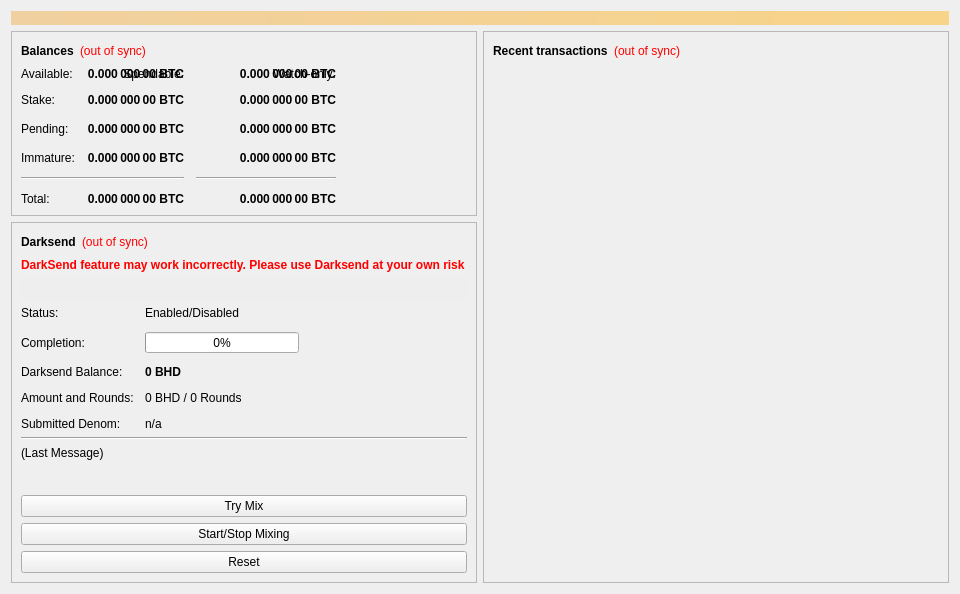
<?xml version="1.0" encoding="UTF-8"?>
<ui version="4.0">
	<class>OverviewPage</class>
	<widget class="QWidget" name="OverviewPage">
		<property name="geometry">
			<rect>
				<x>0</x>
				<y>0</y>
				<width>960</width>
				<height>594</height>
			</rect>
		</property>
		<property name="minimumSize">
			<size>
				<width>960</width>
				<height>0</height>
			</size>
		</property>
		<property name="windowTitle">
			<string>Form</string>
		</property>
		<layout class="QVBoxLayout" name="topLayout">
			<item>
				<widget class="QLabel" name="labelAlerts">
					<property name="visible">
						<bool>false</bool>
					</property>
					<property name="styleSheet">
						<string notr="true">background-color: qlineargradient(x1: 0, y1: 0, x2: 1, y2: 0, stop:0 #F0D0A0, stop:1 #F8D488); color:#000000;</string>
					</property>
					<property name="wordWrap">
						<bool>true</bool>
					</property>
					<property name="margin">
						<number>3</number>
					</property>
				</widget>
			</item>
			<item>
				<layout class="QHBoxLayout" name="horizontalLayout" stretch="1,1">
					<item>
						<layout class="QVBoxLayout" name="verticalLayout_2">
							<item>
								<widget class="QFrame" name="frame">
									<property name="frameShape">
										<enum>QFrame::StyledPanel</enum>
									</property>
									<property name="frameShadow">
										<enum>QFrame::Raised</enum>
									</property>
									<layout class="QVBoxLayout" name="verticalLayout_4">
										<item>
											<layout class="QHBoxLayout" name="horizontalLayout_4">
												<item>
													<widget class="QLabel" name="label_5">
														<property name="font">
															<font>
																<weight>75</weight>
																<bold>true</bold>
															</font>
														</property>
														<property name="text">
															<string>Balances</string>
														</property>
													</widget>
												</item>
												<item>
													<widget class="QLabel" name="labelWalletStatus">
														<property name="cursor">
															<cursorShape>WhatsThisCursor</cursorShape>
														</property>
														<property name="toolTip">
															<string>The displayed information may be out of date. Your wallet automatically synchronizes with the Bithold network after a connection is established, but this process has not completed yet.</string>
														</property>
														<property name="styleSheet">
															<string notr="true">QLabel { color: red; }</string>
														</property>
														<property name="text">
															<string notr="true">(out of sync)</string>
														</property>
														<property name="alignment">
															<set>Qt::AlignLeading|Qt::AlignLeft|Qt::AlignVCenter</set>
														</property>
													</widget>
												</item>
												<item>
													<spacer name="horizontalSpacer_3">
														<property name="orientation">
															<enum>Qt::Horizontal</enum>
														</property>
														<property name="sizeHint" stdset="0">
															<size>
																<width>40</width>
																<height>20</height>
															</size>
														</property>
													</spacer>
												</item>
											</layout>
										</item>
										<item>
											<layout class="QGridLayout" name="gridLayout">
												<property name="spacing">
													<number>12</number>
												</property>
												<item row="3" column="2">
													<widget class="QLabel" name="labelWatchPending">
														<property name="font">
															<font>
																<weight>75</weight>
																<bold>true</bold>
															</font>
														</property>
														<property name="cursor">
															<cursorShape>IBeamCursor</cursorShape>
														</property>
														<property name="toolTip">
															<string>Unconfirmed transactions to watch-only addresses</string>
														</property>
														<property name="text">
															<string notr="true">0.000 000 00 BTC</string>
														</property>
														<property name="alignment">
															<set>Qt::AlignRight|Qt::AlignTrailing|Qt::AlignVCenter</set>
														</property>
														<property name="textInteractionFlags">
															<set>Qt::LinksAccessibleByMouse|Qt::TextSelectableByKeyboard|Qt::TextSelectableByMouse</set>
														</property>
													</widget>
												</item>
												<item row="3" column="1">
													<widget class="QLabel" name="labelUnconfirmed">
														<property name="font">
															<font>
																<weight>75</weight>
																<bold>true</bold>
															</font>
														</property>
														<property name="cursor">
															<cursorShape>IBeamCursor</cursorShape>
														</property>
														<property name="toolTip">
															<string>Total of transactions that have yet to be confirmed, and do not yet count toward the spendable balance</string>
														</property>
														<property name="text">
															<string notr="true">0.000 000 00 BTC</string>
														</property>
														<property name="alignment">
															<set>Qt::AlignRight|Qt::AlignTrailing|Qt::AlignVCenter</set>
														</property>
														<property name="textInteractionFlags">
															<set>Qt::LinksAccessibleByMouse|Qt::TextSelectableByKeyboard|Qt::TextSelectableByMouse</set>
														</property>
													</widget>
												</item>
												<item row="4" column="2">
													<widget class="QLabel" name="labelWatchImmature">
														<property name="font">
															<font>
																<weight>75</weight>
																<bold>true</bold>
															</font>
														</property>
														<property name="cursor">
															<cursorShape>IBeamCursor</cursorShape>
														</property>
														<property name="toolTip">
															<string>Mined balance in watch-only addresses that has not yet matured</string>
														</property>
														<property name="text">
															<string notr="true">0.000 000 00 BTC</string>
														</property>
														<property name="alignment">
															<set>Qt::AlignRight|Qt::AlignTrailing|Qt::AlignVCenter</set>
														</property>
														<property name="textInteractionFlags">
															<set>Qt::LinksAccessibleByMouse|Qt::TextSelectableByKeyboard|Qt::TextSelectableByMouse</set>
														</property>
													</widget>
												</item>
												<item row="5" column="0" colspan="2">
													<widget class="Line" name="lineSpendableBalance">
														<property name="orientation">
															<enum>Qt::Horizontal</enum>
														</property>
													</widget>
												</item>
												<item row="5" column="2">
													<widget class="Line" name="lineWatchBalance">
														<property name="sizePolicy">
															<sizepolicy hsizetype="Preferred" vsizetype="Fixed">
																<horstretch>0</horstretch>
																<verstretch>0</verstretch>
															</sizepolicy>
														</property>
														<property name="minimumSize">
															<size>
																<width>140</width>
																<height>0</height>
															</size>
														</property>
														<property name="orientation">
															<enum>Qt::Horizontal</enum>
														</property>
													</widget>
												</item>
												<item row="6" column="0">
													<widget class="QLabel" name="labelTotalText">
														<property name="text">
															<string>Total:</string>
														</property>
													</widget>
												</item>
												<item row="4" column="1">
													<widget class="QLabel" name="labelImmature">
														<property name="font">
															<font>
																<weight>75</weight>
																<bold>true</bold>
															</font>
														</property>
														<property name="cursor">
															<cursorShape>IBeamCursor</cursorShape>
														</property>
														<property name="toolTip">
															<string>Mined balance that has not yet matured</string>
														</property>
														<property name="text">
															<string notr="true">0.000 000 00 BTC</string>
														</property>
														<property name="alignment">
															<set>Qt::AlignRight|Qt::AlignTrailing|Qt::AlignVCenter</set>
														</property>
														<property name="textInteractionFlags">
															<set>Qt::LinksAccessibleByMouse|Qt::TextSelectableByKeyboard|Qt::TextSelectableByMouse</set>
														</property>
													</widget>
												</item>
												<item row="3" column="3">
													<spacer name="horizontalSpacer_2">
														<property name="orientation">
															<enum>Qt::Horizontal</enum>
														</property>
														<property name="sizeHint" stdset="0">
															<size>
																<width>40</width>
																<height>20</height>
															</size>
														</property>
													</spacer>
												</item>
												<item row="4" column="0">
													<widget class="QLabel" name="labelImmatureText">
														<property name="text">
															<string>Immature:</string>
														</property>
													</widget>
												</item>
												<item row="6" column="1">
													<widget class="QLabel" name="labelTotal">
														<property name="font">
															<font>
																<weight>75</weight>
																<bold>true</bold>
															</font>
														</property>
														<property name="cursor">
															<cursorShape>IBeamCursor</cursorShape>
														</property>
														<property name="toolTip">
															<string>Your current total balance</string>
														</property>
														<property name="text">
															<string notr="true">0.000 000 00 BTC</string>
														</property>
														<property name="alignment">
															<set>Qt::AlignRight|Qt::AlignTrailing|Qt::AlignVCenter</set>
														</property>
														<property name="textInteractionFlags">
															<set>Qt::LinksAccessibleByMouse|Qt::TextSelectableByKeyboard|Qt::TextSelectableByMouse</set>
														</property>
													</widget>
												</item>
												<item row="6" column="2">
													<widget class="QLabel" name="labelWatchTotal">
														<property name="font">
															<font>
																<weight>75</weight>
																<bold>true</bold>
															</font>
														</property>
														<property name="cursor">
															<cursorShape>IBeamCursor</cursorShape>
														</property>
														<property name="toolTip">
															<string>Current total balance in watch-only addresses</string>
														</property>
														<property name="text">
															<string notr="true">0.000 000 00 BTC</string>
														</property>
														<property name="alignment">
															<set>Qt::AlignRight|Qt::AlignTrailing|Qt::AlignVCenter</set>
														</property>
														<property name="textInteractionFlags">
															<set>Qt::LinksAccessibleByMouse|Qt::TextSelectableByKeyboard|Qt::TextSelectableByMouse</set>
														</property>
													</widget>
												</item>
												<item row="1" column="2">
													<widget class="QLabel" name="labelWatchonly">
														<property name="text">
															<string>Watch-only:</string>
														</property>
														<property name="alignment">
															<set>Qt::AlignRight|Qt::AlignTrailing|Qt::AlignVCenter</set>
														</property>
													</widget>
												</item>
												<item row="1" column="0">
													<widget class="QLabel" name="labelBalanceText">
														<property name="text">
															<string>Available:</string>
														</property>
													</widget>
												</item>
												<item row="1" column="1">
													<widget class="QLabel" name="labelBalance">
														<property name="font">
															<font>
																<weight>75</weight>
																<bold>true</bold>
															</font>
														</property>
														<property name="cursor">
															<cursorShape>IBeamCursor</cursorShape>
														</property>
														<property name="toolTip">
															<string>Your current spendable balance</string>
														</property>
														<property name="text">
															<string notr="true">0.000 000 00 BTC</string>
														</property>
														<property name="alignment">
															<set>Qt::AlignRight|Qt::AlignTrailing|Qt::AlignVCenter</set>
														</property>
														<property name="textInteractionFlags">
															<set>Qt::LinksAccessibleByMouse|Qt::TextSelectableByKeyboard|Qt::TextSelectableByMouse</set>
														</property>
													</widget>
												</item>
												<item row="2" column="0">
													<widget class="QLabel" name="label_10">
														<property name="text">
															<string>Stake:</string>
														</property>
													</widget>
												</item>
												<item row="2" column="1">
													<widget class="QLabel" name="labelStake">
														<property name="font">
															<font>
																<weight>75</weight>
																<bold>true</bold>
															</font>
														</property>
														<property name="cursor">
															<cursorShape>IBeamCursor</cursorShape>
														</property>
														<property name="toolTip">
															<string>Total of coins that was staked, and do not yet count toward the current balance</string>
														</property>
														<property name="text">
															<string notr="true">0.000 000 00 BTC</string>
														</property>
														<property name="alignment">
															<set>Qt::AlignRight|Qt::AlignTrailing|Qt::AlignVCenter</set>
														</property>
														<property name="textInteractionFlags">
															<set>Qt::LinksAccessibleByMouse|Qt::TextSelectableByKeyboard|Qt::TextSelectableByMouse</set>
														</property>
													</widget>
												</item>
												<item row="2" column="2">
													<widget class="QLabel" name="labelWatchStake">
														<property name="font">
															<font>
																<weight>75</weight>
																<bold>true</bold>
															</font>
														</property>
														<property name="cursor">
															<cursorShape>IBeamCursor</cursorShape>
														</property>
														<property name="toolTip">
															<string>Total of coins that was staked in watch-only addresses, and do not yet count toward the current watch-only balance</string>
														</property>
														<property name="text">
															<string notr="true">0.000 000 00 BTC</string>
														</property>
														<property name="alignment">
															<set>Qt::AlignRight|Qt::AlignTrailing|Qt::AlignVCenter</set>
														</property>
														<property name="textInteractionFlags">
															<set>Qt::LinksAccessibleByMouse|Qt::TextSelectableByKeyboard|Qt::TextSelectableByMouse</set>
														</property>
													</widget>
												</item>
												<item row="1" column="2">
													<widget class="QLabel" name="labelWatchAvailable">
														<property name="font">
															<font>
																<weight>75</weight>
																<bold>true</bold>
															</font>
														</property>
														<property name="cursor">
															<cursorShape>IBeamCursor</cursorShape>
														</property>
														<property name="toolTip">
															<string>Your current balance in watch-only addresses</string>
														</property>
														<property name="text">
															<string notr="true">0.000 000 00 BTC</string>
														</property>
														<property name="alignment">
															<set>Qt::AlignRight|Qt::AlignTrailing|Qt::AlignVCenter</set>
														</property>
														<property name="textInteractionFlags">
															<set>Qt::LinksAccessibleByMouse|Qt::TextSelectableByKeyboard|Qt::TextSelectableByMouse</set>
														</property>
													</widget>
												</item>
												<item row="3" column="0">
													<widget class="QLabel" name="labelPendingText">
														<property name="text">
															<string>Pending:</string>
														</property>
													</widget>
												</item>
												<item row="1" column="1">
													<widget class="QLabel" name="labelSpendable">
														<property name="text">
															<string>Spendable:</string>
														</property>
														<property name="alignment">
															<set>Qt::AlignRight|Qt::AlignTrailing|Qt::AlignVCenter</set>
														</property>
													</widget>
												</item>
											</layout>
										</item>
									</layout>
								</widget>
							</item>
							<item>
								<widget class="QFrame" name="frameDarksend">
									<property name="sizePolicy">
										<sizepolicy hsizetype="Expanding" vsizetype="Expanding">
											<horstretch>0</horstretch>
											<verstretch>0</verstretch>
										</sizepolicy>
									</property>
									<property name="minimumSize">
										<size>
											<width>0</width>
											<height>350</height>
										</size>
									</property>
									<property name="layoutDirection">
										<enum>Qt::LeftToRight</enum>
									</property>
									<property name="frameShape">
										<enum>QFrame::StyledPanel</enum>
									</property>
									<property name="frameShadow">
										<enum>QFrame::Raised</enum>
									</property>
									<layout class="QVBoxLayout" name="verticalLayout_5">
										<item>
											<layout class="QHBoxLayout" name="horizontalLayout_5">
												<item>
													<widget class="QLabel" name="label_2">
														<property name="font">
															<font>
																<weight>75</weight>
																<bold>true</bold>
															</font>
														</property>
														<property name="text">
															<string>Darksend</string>
														</property>
													</widget>
												</item>
												<item>
													<widget class="QLabel" name="labelDarksendSyncStatus">
														<property name="toolTip">
															<string>The displayed information may be out of date. Your wallet automatically synchronizes with the Bithold network after a connection is established, but this process has not completed yet.</string>
														</property>
														<property name="styleSheet">
															<string notr="true">QLabel { color: red; }</string>
														</property>
														<property name="text">
															<string notr="true">(out of sync)</string>
														</property>
														<property name="alignment">
															<set>Qt::AlignLeading|Qt::AlignLeft|Qt::AlignVCenter</set>
														</property>
													</widget>
												</item>
												<item>
													<spacer name="horizontalSpacer_4">
														<property name="orientation">
															<enum>Qt::Horizontal</enum>
														</property>
														<property name="sizeHint" stdset="0">
															<size>
																<width>40</width>
																<height>20</height>
															</size>
														</property>
													</spacer>
												</item>
											</layout>
										</item>
										<item>
											<widget class="QLabel" name="label_3">
												<property name="styleSheet">
													<string notr="true">QLabel { color: red; }</string>
												</property>
												          <property name="wordWrap">
           										<bool>true</bool>
          										</property>
												<property name="font">
													<font>
														<weight>75</weight>
														<bold>false</bold>
													</font>
												</property>
												<property name="text">
													<string>DarkSend feature may work incorrectly. Please use Darksend at your own risk </string>
												</property>
											</widget>
										</item>
										<item>
											<widget class="QPushButton" name="runAutoDenom">
												<property name="palette">
													<palette>
														<active>
															<colorrole role="WindowText">
																<brush brushstyle="SolidPattern">
																	<color alpha="255">
																		<red>0</red>
																		<green>0</green>
																		<blue>0</blue>
																	</color>
																</brush>
															</colorrole>
															<colorrole role="Button">
																<brush brushstyle="SolidPattern">
																	<color alpha="255">
																		<red>239</red>
																		<green>238</green>
																		<blue>238</blue>
																	</color>
																</brush>
															</colorrole>
															<colorrole role="Light">
																<brush brushstyle="SolidPattern">
																	<color alpha="255">
																		<red>255</red>
																		<green>255</green>
																		<blue>255</blue>
																	</color>
																</brush>
															</colorrole>
															<colorrole role="Midlight">
																<brush brushstyle="SolidPattern">
																	<color alpha="255">
																		<red>247</red>
																		<green>246</green>
																		<blue>246</blue>
																	</color>
																</brush>
															</colorrole>
															<colorrole role="Dark">
																<brush brushstyle="SolidPattern">
																	<color alpha="255">
																		<red>119</red>
																		<green>119</green>
																		<blue>119</blue>
																	</color>
																</brush>
															</colorrole>
															<colorrole role="Mid">
																<brush brushstyle="SolidPattern">
																	<color alpha="255">
																		<red>159</red>
																		<green>159</green>
																		<blue>159</blue>
																	</color>
																</brush>
															</colorrole>
															<colorrole role="Text">
																<brush brushstyle="SolidPattern">
																	<color alpha="255">
																		<red>0</red>
																		<green>0</green>
																		<blue>0</blue>
																	</color>
																</brush>
															</colorrole>
															<colorrole role="BrightText">
																<brush brushstyle="SolidPattern">
																	<color alpha="255">
																		<red>255</red>
																		<green>255</green>
																		<blue>255</blue>
																	</color>
																</brush>
															</colorrole>
															<colorrole role="ButtonText">
																<brush brushstyle="SolidPattern">
																	<color alpha="255">
																		<red>0</red>
																		<green>0</green>
																		<blue>0</blue>
																	</color>
																</brush>
															</colorrole>
															<colorrole role="Base">
																<brush brushstyle="SolidPattern">
																	<color alpha="255">
																		<red>255</red>
																		<green>255</green>
																		<blue>255</blue>
																	</color>
																</brush>
															</colorrole>
															<colorrole role="Window">
																<brush brushstyle="SolidPattern">
																	<color alpha="255">
																		<red>239</red>
																		<green>238</green>
																		<blue>238</blue>
																	</color>
																</brush>
															</colorrole>
															<colorrole role="Shadow">
																<brush brushstyle="SolidPattern">
																	<color alpha="255">
																		<red>0</red>
																		<green>0</green>
																		<blue>0</blue>
																	</color>
																</brush>
															</colorrole>
															<colorrole role="AlternateBase">
																<brush brushstyle="SolidPattern">
																	<color alpha="255">
																		<red>247</red>
																		<green>246</green>
																		<blue>246</blue>
																	</color>
																</brush>
															</colorrole>
															<colorrole role="ToolTipBase">
																<brush brushstyle="SolidPattern">
																	<color alpha="255">
																		<red>255</red>
																		<green>255</green>
																		<blue>220</blue>
																	</color>
																</brush>
															</colorrole>
															<colorrole role="ToolTipText">
																<brush brushstyle="SolidPattern">
																	<color alpha="255">
																		<red>0</red>
																		<green>0</green>
																		<blue>0</blue>
																	</color>
																</brush>
															</colorrole>
														</active>
														<inactive>
															<colorrole role="WindowText">
																<brush brushstyle="SolidPattern">
																	<color alpha="255">
																		<red>0</red>
																		<green>0</green>
																		<blue>0</blue>
																	</color>
																</brush>
															</colorrole>
															<colorrole role="Button">
																<brush brushstyle="SolidPattern">
																	<color alpha="255">
																		<red>239</red>
																		<green>238</green>
																		<blue>238</blue>
																	</color>
																</brush>
															</colorrole>
															<colorrole role="Light">
																<brush brushstyle="SolidPattern">
																	<color alpha="255">
																		<red>255</red>
																		<green>255</green>
																		<blue>255</blue>
																	</color>
																</brush>
															</colorrole>
															<colorrole role="Midlight">
																<brush brushstyle="SolidPattern">
																	<color alpha="255">
																		<red>247</red>
																		<green>246</green>
																		<blue>246</blue>
																	</color>
																</brush>
															</colorrole>
															<colorrole role="Dark">
																<brush brushstyle="SolidPattern">
																	<color alpha="255">
																		<red>119</red>
																		<green>119</green>
																		<blue>119</blue>
																	</color>
																</brush>
															</colorrole>
															<colorrole role="Mid">
																<brush brushstyle="SolidPattern">
																	<color alpha="255">
																		<red>159</red>
																		<green>159</green>
																		<blue>159</blue>
																	</color>
																</brush>
															</colorrole>
															<colorrole role="Text">
																<brush brushstyle="SolidPattern">
																	<color alpha="255">
																		<red>0</red>
																		<green>0</green>
																		<blue>0</blue>
																	</color>
																</brush>
															</colorrole>
															<colorrole role="BrightText">
																<brush brushstyle="SolidPattern">
																	<color alpha="255">
																		<red>255</red>
																		<green>255</green>
																		<blue>255</blue>
																	</color>
																</brush>
															</colorrole>
															<colorrole role="ButtonText">
																<brush brushstyle="SolidPattern">
																	<color alpha="255">
																		<red>0</red>
																		<green>0</green>
																		<blue>0</blue>
																	</color>
																</brush>
															</colorrole>
															<colorrole role="Base">
																<brush brushstyle="SolidPattern">
																	<color alpha="255">
																		<red>255</red>
																		<green>255</green>
																		<blue>255</blue>
																	</color>
																</brush>
															</colorrole>
															<colorrole role="Window">
																<brush brushstyle="SolidPattern">
																	<color alpha="255">
																		<red>239</red>
																		<green>238</green>
																		<blue>238</blue>
																	</color>
																</brush>
															</colorrole>
															<colorrole role="Shadow">
																<brush brushstyle="SolidPattern">
																	<color alpha="255">
																		<red>0</red>
																		<green>0</green>
																		<blue>0</blue>
																	</color>
																</brush>
															</colorrole>
															<colorrole role="AlternateBase">
																<brush brushstyle="SolidPattern">
																	<color alpha="255">
																		<red>247</red>
																		<green>246</green>
																		<blue>246</blue>
																	</color>
																</brush>
															</colorrole>
															<colorrole role="ToolTipBase">
																<brush brushstyle="SolidPattern">
																	<color alpha="255">
																		<red>255</red>
																		<green>255</green>
																		<blue>220</blue>
																	</color>
																</brush>
															</colorrole>
															<colorrole role="ToolTipText">
																<brush brushstyle="SolidPattern">
																	<color alpha="255">
																		<red>0</red>
																		<green>0</green>
																		<blue>0</blue>
																	</color>
																</brush>
															</colorrole>
														</inactive>
														<disabled>
															<colorrole role="WindowText">
																<brush brushstyle="SolidPattern">
																	<color alpha="255">
																		<red>119</red>
																		<green>119</green>
																		<blue>119</blue>
																	</color>
																</brush>
															</colorrole>
															<colorrole role="Button">
																<brush brushstyle="SolidPattern">
																	<color alpha="255">
																		<red>239</red>
																		<green>238</green>
																		<blue>238</blue>
																	</color>
																</brush>
															</colorrole>
															<colorrole role="Light">
																<brush brushstyle="SolidPattern">
																	<color alpha="255">
																		<red>255</red>
																		<green>255</green>
																		<blue>255</blue>
																	</color>
																</brush>
															</colorrole>
															<colorrole role="Midlight">
																<brush brushstyle="SolidPattern">
																	<color alpha="255">
																		<red>247</red>
																		<green>246</green>
																		<blue>246</blue>
																	</color>
																</brush>
															</colorrole>
															<colorrole role="Dark">
																<brush brushstyle="SolidPattern">
																	<color alpha="255">
																		<red>119</red>
																		<green>119</green>
																		<blue>119</blue>
																	</color>
																</brush>
															</colorrole>
															<colorrole role="Mid">
																<brush brushstyle="SolidPattern">
																	<color alpha="255">
																		<red>159</red>
																		<green>159</green>
																		<blue>159</blue>
																	</color>
																</brush>
															</colorrole>
															<colorrole role="Text">
																<brush brushstyle="SolidPattern">
																	<color alpha="255">
																		<red>119</red>
																		<green>119</green>
																		<blue>119</blue>
																	</color>
																</brush>
															</colorrole>
															<colorrole role="BrightText">
																<brush brushstyle="SolidPattern">
																	<color alpha="255">
																		<red>255</red>
																		<green>255</green>
																		<blue>255</blue>
																	</color>
																</brush>
															</colorrole>
															<colorrole role="ButtonText">
																<brush brushstyle="SolidPattern">
																	<color alpha="255">
																		<red>119</red>
																		<green>119</green>
																		<blue>119</blue>
																	</color>
																</brush>
															</colorrole>
															<colorrole role="Base">
																<brush brushstyle="SolidPattern">
																	<color alpha="255">
																		<red>239</red>
																		<green>238</green>
																		<blue>238</blue>
																	</color>
																</brush>
															</colorrole>
															<colorrole role="Window">
																<brush brushstyle="SolidPattern">
																	<color alpha="255">
																		<red>239</red>
																		<green>238</green>
																		<blue>238</blue>
																	</color>
																</brush>
															</colorrole>
															<colorrole role="Shadow">
																<brush brushstyle="SolidPattern">
																	<color alpha="255">
																		<red>0</red>
																		<green>0</green>
																		<blue>0</blue>
																	</color>
																</brush>
															</colorrole>
															<colorrole role="AlternateBase">
																<brush brushstyle="SolidPattern">
																	<color alpha="255">
																		<red>239</red>
																		<green>238</green>
																		<blue>238</blue>
																	</color>
																</brush>
															</colorrole>
															<colorrole role="ToolTipBase">
																<brush brushstyle="SolidPattern">
																	<color alpha="255">
																		<red>255</red>
																		<green>255</green>
																		<blue>220</blue>
																	</color>
																</brush>
															</colorrole>
															<colorrole role="ToolTipText">
																<brush brushstyle="SolidPattern">
																	<color alpha="255">
																		<red>0</red>
																		<green>0</green>
																		<blue>0</blue>
																	</color>
																</brush>
															</colorrole>
														</disabled>
													</palette>
												</property>
												<property name="focusPolicy">
													<enum>Qt::NoFocus</enum>
												</property>
												<property name="autoFillBackground">
													<bool>true</bool>
												</property>
												<property name="text">
													<string/>
												</property>
												<property name="flat">
													<bool>true</bool>
												</property>
											</widget>
										</item>
										<item>
											<layout class="QFormLayout" name="formLayout">
												<property name="fieldGrowthPolicy">
													<enum>QFormLayout::AllNonFixedFieldsGrow</enum>
												</property>
												<property name="horizontalSpacing">
													<number>11</number>
												</property>
												<property name="verticalSpacing">
													<number>12</number>
												</property>
												<item row="1" column="0">
													<widget class="QLabel" name="label_6">
														<property name="text">
															<string>Status:</string>
														</property>
													</widget>
												</item>
												<item row="2" column="0">
													<widget class="QLabel" name="label_7">
														<property name="text">
															<string>Completion:</string>
														</property>
													</widget>
												</item>
												<item row="2" column="1">
													<widget class="QProgressBar" name="darksendProgress">
														<property name="maximumSize">
															<size>
																<width>154</width>
																<height>16777215</height>
															</size>
														</property>
														<property name="value">
															<number>0</number>
														</property>
													</widget>
												</item>
												<item row="3" column="0">
													<widget class="QLabel" name="labelAnonymizedText">
														<property name="text">
															<string>Darksend Balance:</string>
														</property>
													</widget>
												</item>
												<item row="3" column="1">
													<widget class="QLabel" name="labelAnonymized">
														<property name="font">
															<font>
																<weight>75</weight>
																<bold>true</bold>
															</font>
														</property>
														<property name="text">
															<string notr="true">0 BHD</string>
														</property>
													</widget>
												</item>
												<item row="4" column="0">
													<widget class="QLabel" name="label_8">
														<property name="text">
															<string>Amount and Rounds:</string>
														</property>
													</widget>
												</item>
												<item row="4" column="1">
													<widget class="QLabel" name="labelAmountRounds">
														<property name="text">
															<string>0 BHD / 0 Rounds</string>
														</property>
													</widget>
												</item>
												<item row="5" column="0">
													<widget class="QLabel" name="label_9">
														<property name="text">
															<string>Submitted Denom:</string>
														</property>
													</widget>
												</item>
												<item row="5" column="1">
													<widget class="QLabel" name="labelSubmittedDenom">
														<property name="toolTip">
															<string>The denominations you submitted to the Masternode.&lt;br&gt;To mix, other users must submit the exact same denominations.</string>
														</property>
														<property name="text">
															<string>n/a</string>
														</property>
													</widget>
												</item>
												<item row="1" column="1">
													<widget class="QLabel" name="darksendEnabled">
														<property name="text">
															<string>Enabled/Disabled</string>
														</property>
													</widget>
												</item>
											</layout>
										</item>
										<item>
											<widget class="Line" name="lineLastMessage">
												<property name="orientation">
													<enum>Qt::Horizontal</enum>
												</property>
											</widget>
										</item>
										<item>
											<widget class="QLabel" name="darksendStatus">
												<property name="minimumSize">
													<size>
														<width>288</width>
														<height>43</height>
													</size>
												</property>
												<property name="text">
													<string>(Last Message)</string>
												</property>
												<property name="alignment">
													<set>Qt::AlignLeading|Qt::AlignLeft|Qt::AlignTop</set>
												</property>
												<property name="wordWrap">
													<bool>true</bool>
												</property>
											</widget>
										</item>
										<item>
											<widget class="QPushButton" name="darksendAuto">
												<property name="sizePolicy">
													<sizepolicy hsizetype="MinimumExpanding" vsizetype="Fixed">
														<horstretch>0</horstretch>
														<verstretch>0</verstretch>
													</sizepolicy>
												</property>
												<property name="toolTip">
													<string>Try to manually submit a Darksend request.</string>
												</property>
												<property name="text">
													<string>Try Mix</string>
												</property>
											</widget>
										</item>
										<item>
											<widget class="QPushButton" name="toggleDarksend">
												<property name="sizePolicy">
													<sizepolicy hsizetype="MinimumExpanding" vsizetype="Fixed">
														<horstretch>0</horstretch>
														<verstretch>0</verstretch>
													</sizepolicy>
												</property>
												<property name="text">
													<string>Start/Stop Mixing</string>
												</property>
											</widget>
										</item>
										<item>
											<widget class="QPushButton" name="darksendReset">
												<property name="sizePolicy">
													<sizepolicy hsizetype="MinimumExpanding" vsizetype="Fixed">
														<horstretch>0</horstretch>
														<verstretch>0</verstretch>
													</sizepolicy>
												</property>
												<property name="toolTip">
													<string>Reset the current status of Darksend (can interrupt Darksend if it's in the process of Mixing, which can cost you money!)</string>
												</property>
												<property name="autoFillBackground">
													<bool>false</bool>
												</property>
												<property name="text">
													<string>Reset</string>
												</property>
											</widget>
										</item>
									</layout>
								</widget>
							</item>

							<item>
								<spacer name="verticalSpacer">
									<property name="orientation">
										<enum>Qt::Vertical</enum>
									</property>
									<property name="sizeHint" stdset="0">
										<size>
											<width>20</width>
											<height>40</height>
										</size>
									</property>
								</spacer>
							</item>
						</layout>
					</item>
					<item>
						<layout class="QVBoxLayout" name="verticalLayout_3">
							<item>
								<widget class="QFrame" name="frame_2">
									<property name="frameShape">
										<enum>QFrame::StyledPanel</enum>
									</property>
									<property name="frameShadow">
										<enum>QFrame::Raised</enum>
									</property>
									<layout class="QVBoxLayout" name="verticalLayout">
										<item>
											<layout class="QHBoxLayout" name="horizontalLayout_2">
												<item>
													<widget class="QLabel" name="label_4">
														<property name="font">
															<font>
																<weight>75</weight>
																<bold>true</bold>
															</font>
														</property>
														<property name="text">
															<string>Recent transactions</string>
														</property>
													</widget>
												</item>
												<item>
													<widget class="QLabel" name="labelTransactionsStatus">
														<property name="cursor">
															<cursorShape>WhatsThisCursor</cursorShape>
														</property>
														<property name="toolTip">
															<string>The displayed information may be out of date. Your wallet automatically synchronizes with the Bithold network after a connection is established, but this process has not completed yet.</string>
														</property>
														<property name="styleSheet">
															<string notr="true">QLabel { color: red; }</string>
														</property>
														<property name="text">
															<string notr="true">(out of sync)</string>
														</property>
														<property name="alignment">
															<set>Qt::AlignRight|Qt::AlignTrailing|Qt::AlignVCenter</set>
														</property>
													</widget>
												</item>
												<item>
													<spacer name="horizontalSpacer">
														<property name="orientation">
															<enum>Qt::Horizontal</enum>
														</property>
														<property name="sizeHint" stdset="0">
															<size>
																<width>40</width>
																<height>20</height>
															</size>
														</property>
													</spacer>
												</item>
											</layout>
										</item>
										<item>
											<widget class="QListView" name="listTransactions">
												<property name="styleSheet">
													<string notr="true">QListView { background: transparent; }</string>
												</property>
												<property name="frameShape">
													<enum>QFrame::NoFrame</enum>
												</property>
												<property name="verticalScrollBarPolicy">
													<enum>Qt::ScrollBarAlwaysOff</enum>
												</property>
												<property name="horizontalScrollBarPolicy">
													<enum>Qt::ScrollBarAlwaysOff</enum>
												</property>
												<property name="selectionMode">
													<enum>QAbstractItemView::NoSelection</enum>
												</property>
											</widget>
										</item>
																					<item>
										      <widget class="QLabel" name="bitholdlogo">
       <property name="text">
        <string/>
       </property>
       <property name="pixmap">
        <pixmap resource="../bitcoin.qrc">:/images/bitholdlogo</pixmap>
       </property>
       <property name="scaledContents">
        <bool>false</bool>
       </property>
       <property name="alignment">
        <set>Qt::AlignCenter</set>
       </property>
       <property name="margin">
        <number>60</number>
       </property>
      </widget>
  </item>
									</layout>
								</widget>
							</item>
						</layout>
					</item>
				</layout>
			</item>
		</layout>
	</widget>
	<resources/>
	<connections/>
</ui>
